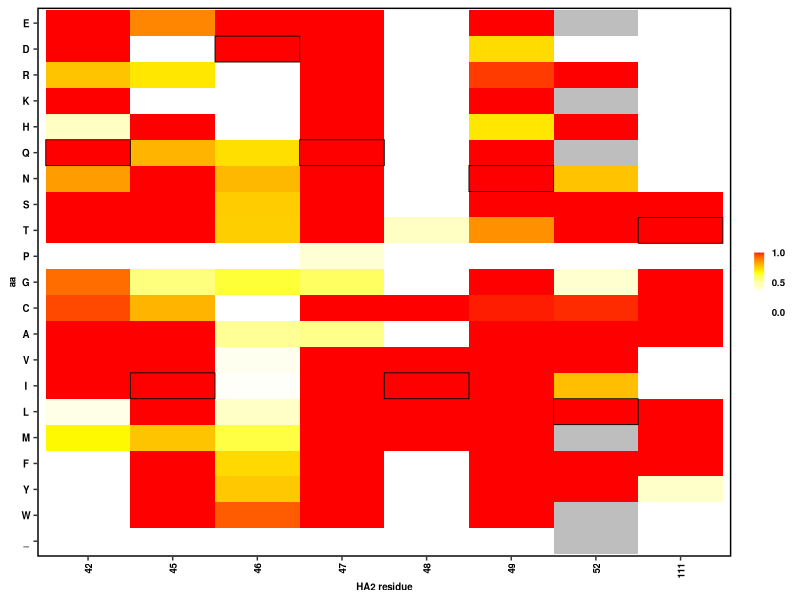

This figure's R source:
#R code
library(ggplot2)
library(scales)
library(RColorBrewer)
library(readr)
library(tidyr)
library(reshape)
library(stringr)
library(dplyr)
library(ggrepel)
library(gridExtra)
require(cowplot)

capping <- function(v){
  if (v > 1){return (1)}
  else{return (v)}
  }

plot_fit_heatmap <- function(EspTable,WTresibox,graphname){
  textsize    <- 7
  p <-  ggplot() + 
	  geom_tile(data=EspTable, aes(x=resi,y=aa,fill=mapply(capping,fit_no_antibody))) +
	  scale_fill_gradientn(colours=c("white", "white", "yellow", "red"),
                limits= c(0,1),
		values=rescale(c(0, 0.33, 0.66, 1)),
		guide="colorbar",
                breaks=c(0,0.5,1),
                labels=c('0.0','0.5','1.0'),
		na.value="grey") +
	  theme_classic() +
          theme(axis.text=element_text(size=textsize,face="bold",colour = 'black'),
                axis.text.x=element_text(angle=90,hjust=1,vjust=0.5,colour = 'black'),
                axis.text.y=element_text(hjust=0.5,vjust=0.5,colour = 'black'),
                axis.title=element_text(size=textsize,face="bold"),
                axis.line = element_line(colour = 'black', size = 0),
                legend.title=element_blank(),
	        panel.border = element_rect(colour = "black", fill=NA, size=1)) +
          guides(fill = guide_colorbar(ticks = FALSE, barwidth=0.5, barheight=3,
                                       label.theme = element_text(colour="black",size=textsize,angle=0,face='bold'))) +
          geom_rect(data=WTresibox, size=0.3, fill=NA, colour="black",
                    aes(xmin=x-0.5, xmax=x+0.5, ymin=y-0.5, ymax=y+0.5)) +
          xlab(bquote(bold('HA2 residue')))
  ggsave(graphname,p,width=1.9,height=2.2,dpi=600)
  }

aa_levels  <- rev(c('E','D','R','K','H','Q','N','S','T','P','G','C','A','V','I','L','M','F','Y','W','_'))
pos_levels <- c('42','45','46','47','48','49','52','111')
WTresibox  <- read_tsv('doc/HK68_WTheatmap.tsv')
SEspTable  <- read_tsv('result/Resist_S.tsv') %>%
              mutate(resi=factor(as.character(resi),levels=pos_levels)) %>%
              mutate(aa=factor(as.character(aa),levels=aa_levels))
plot_fit_heatmap(SEspTable,WTresibox,'graph/heatmap_fit_single.png')
